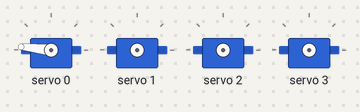
A sketch run on a simulated Arduino Uno, built with avr-gcc and run on an emulated ATmega328P. Shown: 4 × servo.

Above: at 4.7 s.
At 8.1 s:
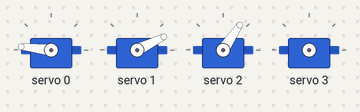
At 9.5 s:
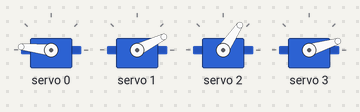
At 13.0 s:
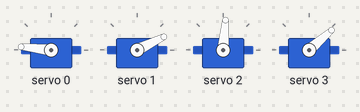
At 20.4 s:
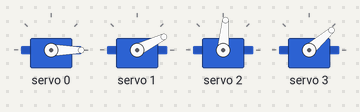
At 28.3 s:
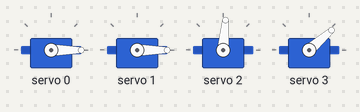
Timing chart, 0 to 40.0 s (numbered marks = the images above):
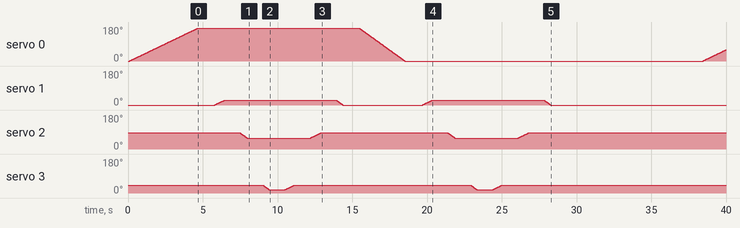

The sketch:

PWM_ROBOTIC_ARM_CODE.ino
```cpp
//REQUIRED LIBRARIES FOR THE OPERATION

#include<Wire.h>
#include <Adafruit_PWMServoDriver.h>

//DEFINING THE SERVO MOTOR MIN ANGLE(0 DEG) AND MAX ANGLE(180 DEG)

/*NOTE :
        IN THIS OPERATION WE ARE CONSIDERING THE MINIMUM ANGLE AS 125 DEG AND MAXIMUM ANGLE AS 575 DEG
        EACH ANGLE IS INCREMENTED BY 2.5 DEG */

#define SERVOMIN 125
#define SERVOMAX 575

//DEFINING THE SERVO MOTORS POSITION ACCORDING TO THE PULSE WIDTH MODULATION(PWM SERVO DRIVER)

#define servo1 0
#define servo2 1
#define servo3 2
#define servo4 3


Adafruit_PWMServoDriver root = Adafruit_PWMServoDriver(0x40);
uint8_t servonum = 0;


void setup() {
  // put your setup code here, to run once:

  root.begin();
  //SETTING THE FREQUENCY OF THE PWM SERVO DRIVER

  root.setPWMFreq(60);
}

void loop() {
  // put your main code here, to run repeatedly:

  //FORWARD ACTION OF SERVO1

  for(int position1 = 125 ; position1 <= 575 ; position1+=2.5){
    root.setPWM(servo1,0,position1);
    delay(20);
  }
  delay(1000);

  //FORWARD ACTION OF SERVO2

  for(int position2 = 125 ; position2<=200 ; position2+=2.5){
    root.setPWM(servo2, 0, position2);
    delay(20);
  }
  delay(1000);

  //FORWARD ACTION OF SERVO3

  for(int position3 = 350 ; position3>=275 ; position3-=2.5){
    root.setPWM(servo3, 0, position3);
    delay(20);
  }
  delay(1000);

  //FORWARD ACTION OF SERVO4

  for(int position4 = 237.5 ; position4>=175 ; position4-=2.5){
    root.setPWM(servo4, 0, position4);
    delay(20);
  }
  delay(1000);

  //BACKWARD ACTION OF SERVO4

  for(int position4 = 175 ; position4<=237.5 ; position4+=2.5){
    root.setPWM(servo4, 0, position4);
    delay(20);
  }
  delay(1000);

  //BACKWARD ACTION OF SERVO3

  for(int position3 = 275 ; position3<=350 ; position3+=2.5){
    root.setPWM(servo3, 0, position3);
    delay(20);
  }
  delay(1000);

  //BACKWARD ACTION OF SERVO2

  for(int position2 = 200 ; position2>=125 ; position2-=2.5){
    root.setPWM(servo2, 0, position2);
    delay(20);
  }
  delay(1000);

  //BACKWARD ACTION OF SERVO1

  for(int position1 = 575 ; position1>=125 ; position1-=2.5){
    root.setPWM(servo1, 0, position1);
    delay(20);
  }
  delay(1000);

  //FORWARD ACTION OF SERVO2

  for(int position2 = 125 ; position2<=200 ; position2+=2.5){
    root.setPWM(servo2, 0, position2);
    delay(20);
  }
  delay(1000);

  //FORWARD ACTION OF SERVO3

  for(int position3 = 350 ; position3>=275 ; position3-=2.5){
    root.setPWM(servo3, 0, position3);
    delay(20);
  }
  delay(1000);

  //FORWARD ACTION OF SERVO4

  for(int position4 = 237.5 ; position4>=175 ; position4-=2.5){
    root.setPWM(servo4, 0, position4);
    delay(20);
  }
  delay(1000);

  //BACKWARD ACTION OF SERVO4

  for(int position4 = 175 ; position4<=237.5 ; position4+=2.5){
    root.setPWM(servo4, 0, position4);
    delay(20);
  }
  delay(1000);

  //BACKWARD ACTION OF SERVO3

  for(int position3 = 275 ; position3<=350 ; position3+=2.5){
    root.setPWM(servo3, 0, position3);
    delay(20);
  }
  delay(1000);

  //BACKWARD ACTION OF SERVO2

  for(int position2 = 200 ; position2>=125 ; position2-=2.5){
    root.setPWM(servo2, 0, position2);
    delay(20);
  }
  delay(10000);
}
```
